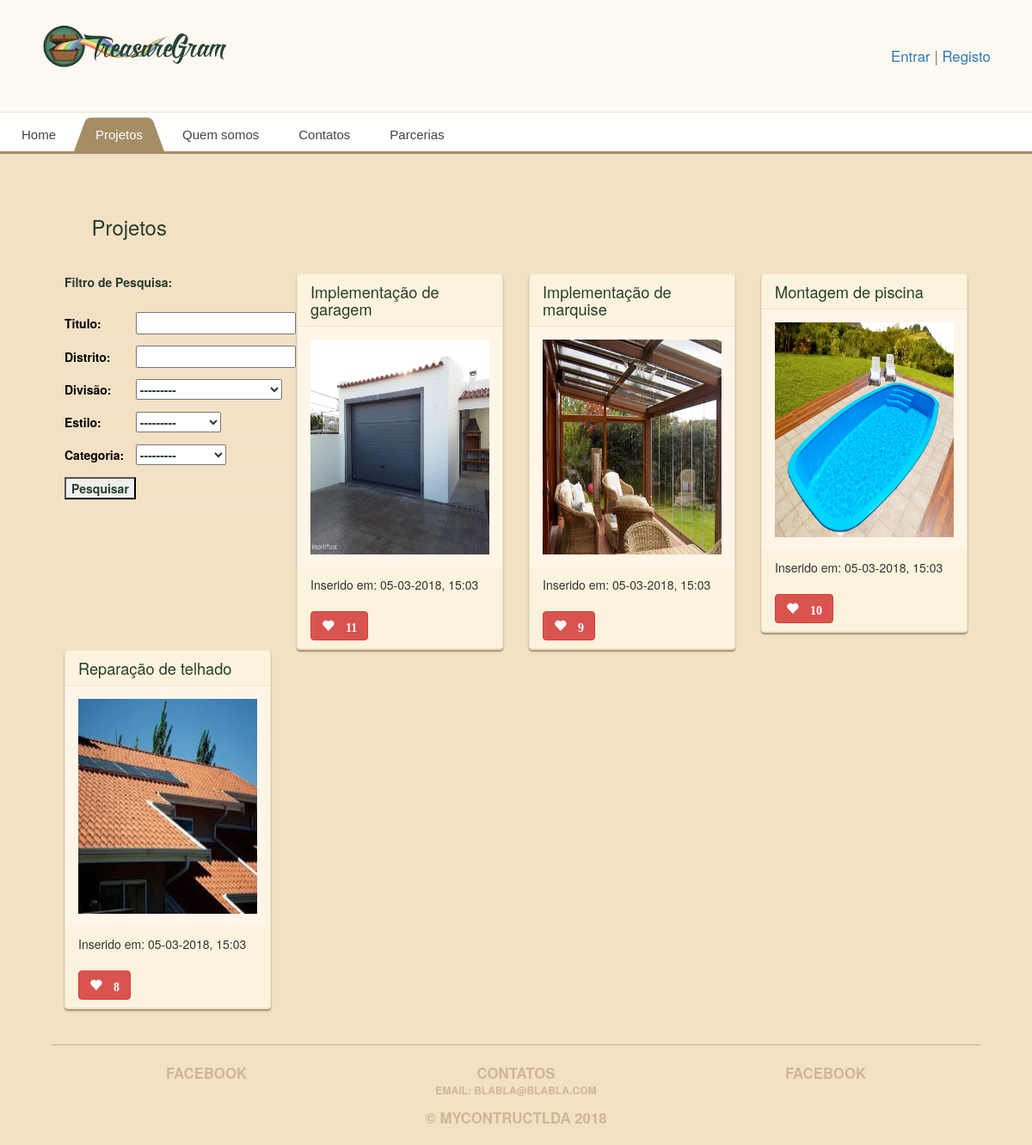
The app's page /projetos/ with its own data.
### main_app/models.py (models this page shows, shortened)
class Divisao(models.Model):
    divisao = models.CharField(max_length=100)
    def __str__(self):
        return self.divisao

class Estilo(models.Model):
    estilo = models.CharField(max_length=100)
    slug = models.SlugField(max_length=100, blank=True)
    def __str__(self):
        return self.estilo

class Projetos(models.Model):
    data_registo = models.CharField(max_length=100)
    distrito = models.CharField(max_length=100)
    titulo = models.CharField(max_length=100)
    descricao = models.CharField(max_length=250)
    divisao = models.ForeignKey('Divisao', on_delete=models.CASCADE)
    estilo = models.ForeignKey('Estilo', on_delete=models.CASCADE)
    imagem = models.ImageField(upload_to='treasure_images', default='media/default.png')
    likes = models.IntegerField(default=0)
    slug = models.SlugField(max_length=100, blank=True)
    categoria = models.ForeignKey('Categoria', on_delete=models.CASCADE)
    created_at = models.DateTimeField(auto_now_add=True)
    area = models.DecimalField(max_digits=10, decimal_places=2)
    tags = models.CharField(max_length=250)

### main_app/models.py (called while the page is built)
    def __str__(self):
        return self.categoria

### main_app/templates/projetos.html (shortened to what this page needs)
{% extends 'base.html' %}
{% load staticfiles %}
{% block content %}
<div class="row" style="margin:3%">
    <h3>Projetos</h3>
</div>
<div class="row">
    <div class="col-md-3">
  <form method="get">
    <strong><p>Filtro de Pesquisa:</p></strong>
    <table class="tabela">
    {{ filter.form.as_table}}
    <tr>
        <td>
            <button type="submit">Pesquisar</button>
        </td>
    </tr>
    </table>
  </form>
    </div>
    {% for projeto in object_list|dictsort:'created_at' %}
    <div class="col-md-3">
            <div class="treasure panel panel-default">
                <div class="panel-heading">
                    <h2 class="panel-title">{{ projeto.titulo }}</h2>
                </div>
                <div class="panel-body">
                    <div class="treasure-photo">
                     <a href="{% url 'detail' projeto.slug %}">   <img src="{{ projeto.imagem.url }}" alt="" height="250px" />   </a>
                    </div>
                </div>
                <div class="panel-heading">
                    <p>Inserido em: {{ projeto.created_at|date:'d-m-Y, H:m' }}</p>
                              <button id="likes" data-id="{{projeto.id}}" class="btn btn-mini btn-danger glyphicon glyphicon-heart" type="button">
                                {% if projeto.likes > 0 %} {{ projeto.likes }} {% endif %}
                              </button>
                </div>
            </div>
    </div>
        {% empty %}
        <p style="color:red;margin-left:30px">Sem resultados para apresentar.</p>
    {% endfor %}
</div>
<div class="row">
  <div class="col-md-4">
  </div>
   <div class="col-md-4">
  </div>
    <div class="col-md-4">
  </div>
</div>
{% endblock %}

### main_app/static/style.css (style rules this page uses)
body { background: #f3e1c5; color: #263d2c; }
.panel { background: #fff6e8; border-color: #ece4cf; box-shadow: 0 2px 2px #a58d65; }
.panel-default .panel-heading { background: #fbf3dd; border-color: #ece4cf; }
.panel-body { position: relative; }
.panel-title { font-size: 1.3em; color: #263d2c; }
.treasure { margin-bottom: 20px; }
.treasure:last-child { margin-bottom: 0; }
.treasure-photo { background: #fdf2e1; margin-right: 5%; position: static; text-align: center; width: 100%; }
.treasure-photo img { width: 100%; max-height: 100%; }
.tabela { float: left; margin-top: 10px; width: 35%; }
.tabela tr { border-bottom: 1px solid #ece4cf; }
.tabela td, .tabela th { font-weight: bold; font-size: 1em; padding-bottom: 5px; padding-top: 5px; vertical-align: baseline; }
.tabela th { color: black; white-space: nowrap; }
.btn { margin-top: 10px; font-weight: bold; font-size: 14px; }

### records on screen
Divisao: divisao "---------"
Estilo: estilo "---------"
Projetos: titulo "Implementação de garagem", imagem (picture), created_at "05-03-2018, 15:03", likes "11"
Projetos: titulo "Implementação de marquise", imagem (picture), created_at "05-03-2018, 15:03", likes "9"
Projetos: titulo "Montagem de piscina", imagem (picture), created_at "05-03-2018, 15:03", likes "10"
Projetos: titulo "Reparação de telhado", imagem (picture), created_at "05-03-2018, 15:03", likes "8"
